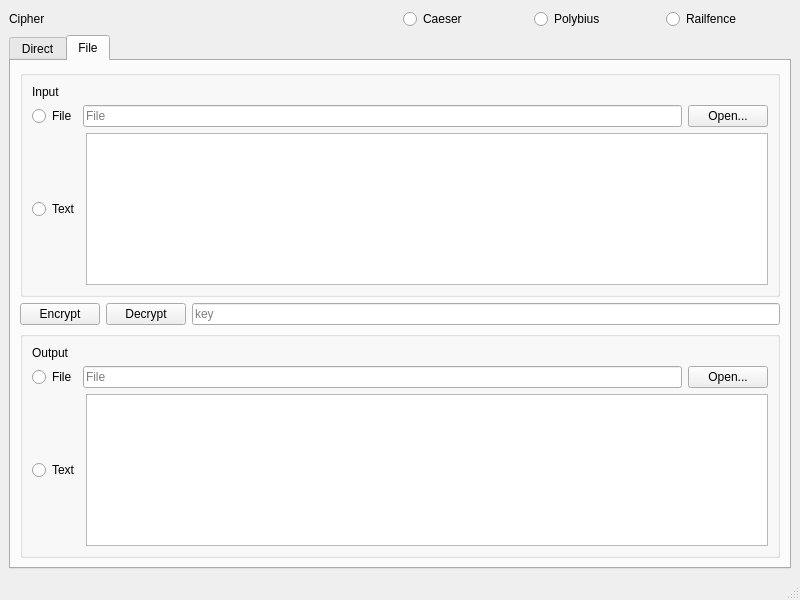
<?xml version="1.0" encoding="UTF-8"?>
<ui version="4.0">
 <class>MainWindow</class>
 <widget class="QMainWindow" name="MainWindow">
  <property name="geometry">
   <rect>
    <x>0</x>
    <y>0</y>
    <width>800</width>
    <height>600</height>
   </rect>
  </property>
  <property name="windowTitle">
   <string>MainWindow</string>
  </property>
  <widget class="QWidget" name="centralwidget">
   <layout class="QVBoxLayout" name="verticalLayout_4">
    <item>
     <layout class="QHBoxLayout" name="horizontalLayout_7">
      <item>
       <widget class="QLabel" name="cipherLable">
        <property name="text">
         <string>Cipher</string>
        </property>
       </widget>
      </item>
      <item>
       <layout class="QHBoxLayout" name="horizontalLayout_6">
        <item>
         <widget class="QRadioButton" name="caeserRadioButton">
          <property name="text">
           <string>Caeser</string>
          </property>
         </widget>
        </item>
        <item>
         <widget class="QRadioButton" name="polybiusRadioButton">
          <property name="text">
           <string>Polybius</string>
          </property>
         </widget>
        </item>
        <item>
         <widget class="QRadioButton" name="railfenceRadioButton">
          <property name="text">
           <string>Railfence</string>
          </property>
         </widget>
        </item>
       </layout>
      </item>
     </layout>
    </item>
    <item>
     <widget class="QTabWidget" name="tabWidget">
      <property name="currentIndex">
       <number>1</number>
      </property>
      <widget class="QWidget" name="directTab">
       <attribute name="title">
        <string>Direct</string>
       </attribute>
       <layout class="QHBoxLayout" name="horizontalLayout_3">
        <item>
         <layout class="QVBoxLayout" name="verticalLayout">
          <item>
           <widget class="QLabel" name="label_2">
            <property name="text">
             <string>Cleartext</string>
            </property>
           </widget>
          </item>
          <item>
           <widget class="QTextEdit" name="directClearText"/>
          </item>
          <item>
           <layout class="QHBoxLayout" name="horizontalLayout">
            <item>
             <widget class="QPushButton" name="directClearTextReadButton">
              <property name="text">
               <string>Read from file</string>
              </property>
             </widget>
            </item>
            <item>
             <widget class="QPushButton" name="directClearTextWriteButton">
              <property name="text">
               <string>Write to file</string>
              </property>
             </widget>
            </item>
           </layout>
          </item>
         </layout>
        </item>
        <item>
         <layout class="QVBoxLayout" name="verticalLayout_6">
          <item>
           <spacer name="verticalSpacer">
            <property name="orientation">
             <enum>Qt::Vertical</enum>
            </property>
            <property name="sizeHint" stdset="0">
             <size>
              <width>20</width>
              <height>40</height>
             </size>
            </property>
           </spacer>
          </item>
          <item>
           <layout class="QVBoxLayout" name="verticalLayout_3">
            <item>
             <widget class="QPushButton" name="directEncryptButton">
              <property name="text">
               <string>- Encrypt -&gt;</string>
              </property>
             </widget>
            </item>
            <item>
             <widget class="QPushButton" name="directDecryptButton">
              <property name="text">
               <string>&lt;- Decrypt -</string>
              </property>
             </widget>
            </item>
           </layout>
          </item>
          <item>
           <widget class="QLineEdit" name="directKey">
            <property name="sizePolicy">
             <sizepolicy hsizetype="Minimum" vsizetype="Fixed">
              <horstretch>0</horstretch>
              <verstretch>0</verstretch>
             </sizepolicy>
            </property>
            <property name="placeholderText">
             <string>key</string>
            </property>
           </widget>
          </item>
          <item>
           <spacer name="verticalSpacer_2">
            <property name="orientation">
             <enum>Qt::Vertical</enum>
            </property>
            <property name="sizeHint" stdset="0">
             <size>
              <width>20</width>
              <height>40</height>
             </size>
            </property>
           </spacer>
          </item>
         </layout>
        </item>
        <item>
         <layout class="QVBoxLayout" name="verticalLayout_2">
          <item>
           <widget class="QLabel" name="label_3">
            <property name="text">
             <string>CipherText</string>
            </property>
           </widget>
          </item>
          <item>
           <widget class="QTextEdit" name="directCipherText"/>
          </item>
          <item>
           <layout class="QHBoxLayout" name="horizontalLayout_2">
            <item>
             <widget class="QPushButton" name="directCipherTextReadButton">
              <property name="text">
               <string>Read from file</string>
              </property>
             </widget>
            </item>
            <item>
             <widget class="QPushButton" name="directCipherTextWriteButton">
              <property name="text">
               <string>Write to file</string>
              </property>
             </widget>
            </item>
           </layout>
          </item>
         </layout>
        </item>
       </layout>
      </widget>
      <widget class="QWidget" name="fileTab">
       <attribute name="title">
        <string>File</string>
       </attribute>
       <layout class="QVBoxLayout" name="verticalLayout_13">
        <item>
         <widget class="QGroupBox" name="groupBox">
          <property name="title">
           <string/>
          </property>
          <layout class="QVBoxLayout" name="verticalLayout_12">
           <item>
            <widget class="QLabel" name="label_4">
             <property name="text">
              <string>Input</string>
             </property>
            </widget>
           </item>
           <item>
            <layout class="QHBoxLayout" name="horizontalLayout_4">
             <item>
              <widget class="QRadioButton" name="fileReadFile">
               <property name="text">
                <string>File</string>
               </property>
              </widget>
             </item>
             <item>
              <widget class="QLineEdit" name="fileReadPath">
               <property name="readOnly">
                <bool>true</bool>
               </property>
               <property name="placeholderText">
                <string>File</string>
               </property>
              </widget>
             </item>
             <item>
              <widget class="QPushButton" name="fileReadButton">
               <property name="text">
                <string>Open...</string>
               </property>
              </widget>
             </item>
            </layout>
           </item>
           <item>
            <layout class="QHBoxLayout" name="horizontalLayout_9">
             <item>
              <widget class="QRadioButton" name="fileReadStdio">
               <property name="text">
                <string>Text</string>
               </property>
              </widget>
             </item>
             <item>
              <widget class="QTextEdit" name="fileReadArea"/>
             </item>
            </layout>
           </item>
          </layout>
         </widget>
        </item>
        <item>
         <layout class="QHBoxLayout" name="horizontalLayout_19">
          <item>
           <layout class="QHBoxLayout" name="horizontalLayout_8">
            <item>
             <widget class="QPushButton" name="fileEncryptButton">
              <property name="text">
               <string>Encrypt</string>
              </property>
             </widget>
            </item>
            <item>
             <widget class="QPushButton" name="fileDecryptButton">
              <property name="text">
               <string>Decrypt</string>
              </property>
             </widget>
            </item>
           </layout>
          </item>
          <item>
           <widget class="QLineEdit" name="fileKey">
            <property name="placeholderText">
             <string>key</string>
            </property>
           </widget>
          </item>
         </layout>
        </item>
        <item>
         <widget class="QGroupBox" name="groupBox_2">
          <property name="title">
           <string/>
          </property>
          <layout class="QVBoxLayout" name="verticalLayout_8">
           <item>
            <widget class="QLabel" name="label_5">
             <property name="text">
              <string>Output</string>
             </property>
            </widget>
           </item>
           <item>
            <layout class="QHBoxLayout" name="horizontalLayout_5">
             <item>
              <widget class="QRadioButton" name="fileWriteFile">
               <property name="text">
                <string>File</string>
               </property>
              </widget>
             </item>
             <item>
              <widget class="QLineEdit" name="fileWritePath">
               <property name="readOnly">
                <bool>true</bool>
               </property>
               <property name="placeholderText">
                <string>File</string>
               </property>
              </widget>
             </item>
             <item>
              <widget class="QPushButton" name="fileWriteButton">
               <property name="text">
                <string>Open...</string>
               </property>
              </widget>
             </item>
            </layout>
           </item>
           <item>
            <layout class="QHBoxLayout" name="horizontalLayout_10">
             <item>
              <widget class="QRadioButton" name="fileWriteStdio">
               <property name="text">
                <string>Text</string>
               </property>
              </widget>
             </item>
             <item>
              <widget class="QTextEdit" name="fileWriteArea"/>
             </item>
            </layout>
           </item>
          </layout>
         </widget>
        </item>
       </layout>
      </widget>
     </widget>
    </item>
   </layout>
  </widget>
  <widget class="QMenuBar" name="menubar">
   <property name="geometry">
    <rect>
     <x>0</x>
     <y>0</y>
     <width>800</width>
     <height>21</height>
    </rect>
   </property>
  </widget>
  <widget class="QStatusBar" name="statusbar"/>
 </widget>
 <resources/>
 <connections/>
</ui>
